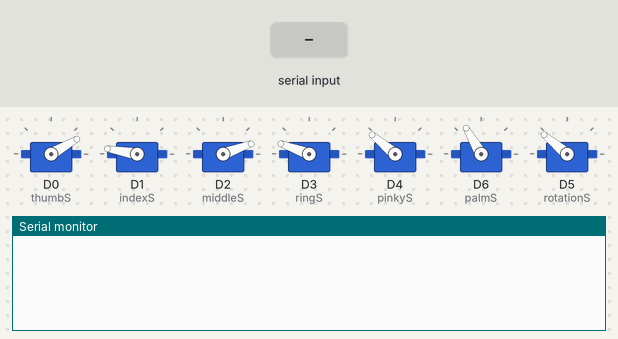
The sketch below on a simulated ESP8266 (NodeMCU). Parts: 7 × servo, the last lines printed to the serial monitor. The inputs (shaded band) are chosen by the test bench.

Above: at 1.2 s.
1.3 s: "90,45\n" received over Serial
At 3.5 s:
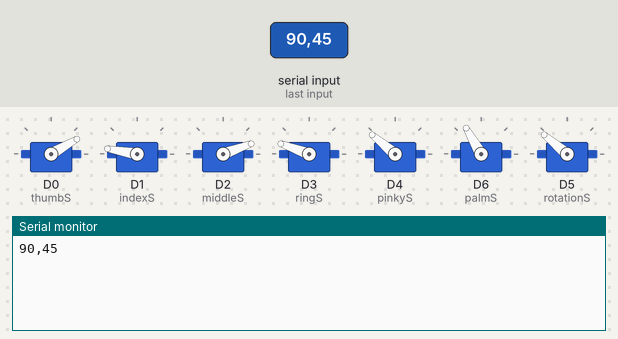
3.8 s: "5\n" received over Serial
At 5.7 s:
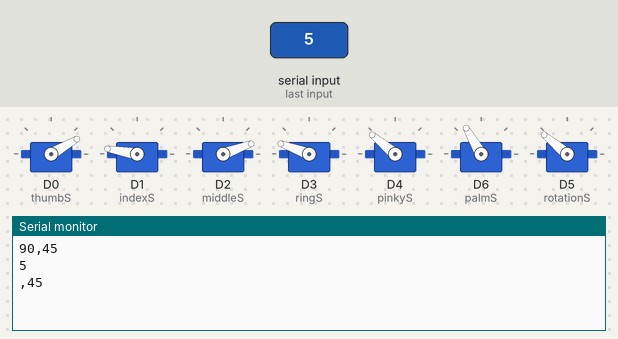

Measured:
- after the input at 1.3 s, the serial monitor: prints a new line after 1.0 s (image 1)
- after the input at 3.8 s, the serial monitor: prints a new line after 1.0 s (image 2)

The sketch:

mimic_hand_left.ino
```cpp
#include <Servo.h>

int init_pos = 9;
char Buf[30];
char part = 'h';

Servo thumbS;
Servo palmS;
int thumb_position = init_pos;
int palm_position = init_pos;
int thumb_angles[9] = {140, 140, 140, 140, 110, 70, 30, 30, 30};
int palm_angles[9] = {60, 60, 70, 80, 90, 100, 110, 120, 120};

Servo indexS;
int index_position = init_pos;
int index_angles[9] = {30, 30, 30, 50, 80, 120, 170, 170, 170};

Servo middleS;
int middle_position = init_pos;
int middle_angles[9] = {170, 170, 170, 150, 120, 60, 30, 20, 20};

Servo ringS;
int ring_position = init_pos;
int ring_angles[9] = {50, 50, 50, 60, 100, 130, 150, 160, 160};

Servo pinkyS;
int pinky_position = init_pos;
int pinky_angles[9] = {30, 30, 40, 60, 80, 120, 130, 140, 140};

Servo rotationS;
int rotation_position = init_pos;
int rotation_angles[9] = {0, 0, 20, 40, 60, 80, 100, 120, 140};

void setup() {
  //-Communication
  Serial.begin(9600);

  //-Init Servos
  thumbS.attach(D0,500,2400);
  indexS.attach(D1,500,2400);
  middleS.attach(D2,500,2400);
  ringS.attach(D3,500,2400);
  pinkyS.attach(D4,500,2400);
  palmS.attach(D6,500,2400);
  rotationS.attach(D5,500,2400);

  //-Init position
  thumbS.write(thumb_angles[thumb_position-1]);
  indexS.write(index_angles[index_position-1]);
  middleS.write(middle_angles[middle_position-1]);
  ringS.write(ring_angles[ring_position-1]);
  pinkyS.write(pinky_angles[pinky_position-1]);
  palmS.write(palm_angles[palm_position-1]);
  rotationS.write(rotation_angles[rotation_position-1]);

}
void loop() {
  if (Serial.available() > 0) {
    Serial.readBytes(Buf,30);
    String rec = String(Buf);
    Serial.println(rec);
    if (rec[0] == part) {
      thumb_position = translate(thumbS, rec[2], thumb_position, thumb_angles);
      palm_position = translate(palmS, rec[2], palm_position, palm_angles);
      index_position = translate(indexS, rec[3], index_position, index_angles);
      middle_position = translate(middleS, rec[4], middle_position, middle_angles);
      ring_position = translate(ringS, rec[5], ring_position, ring_angles);
      pinky_position = translate(pinkyS, rec[6], pinky_position, pinky_angles);
      rotation_position = translate(rotationS, rec[1], rotation_position, rotation_angles);
//      Serial.println(rotation_position,thumb_position,palm_position,index_position,middle_position,ring_position,pinky_position)
      Serial.println("-----------------------------");
    }
  }
}

int translate(
  Servo& servo,
  char _rec,
  int _position,
  int _angles[9])
{
  if ((_rec - '0') != _position) {
    _position = (_rec - '0');
    int topos = _position - 1;
    if (topos<0){
      topos = 0;
    }
    servo.write(_angles[topos]);
  }
  return _position;
}
```
